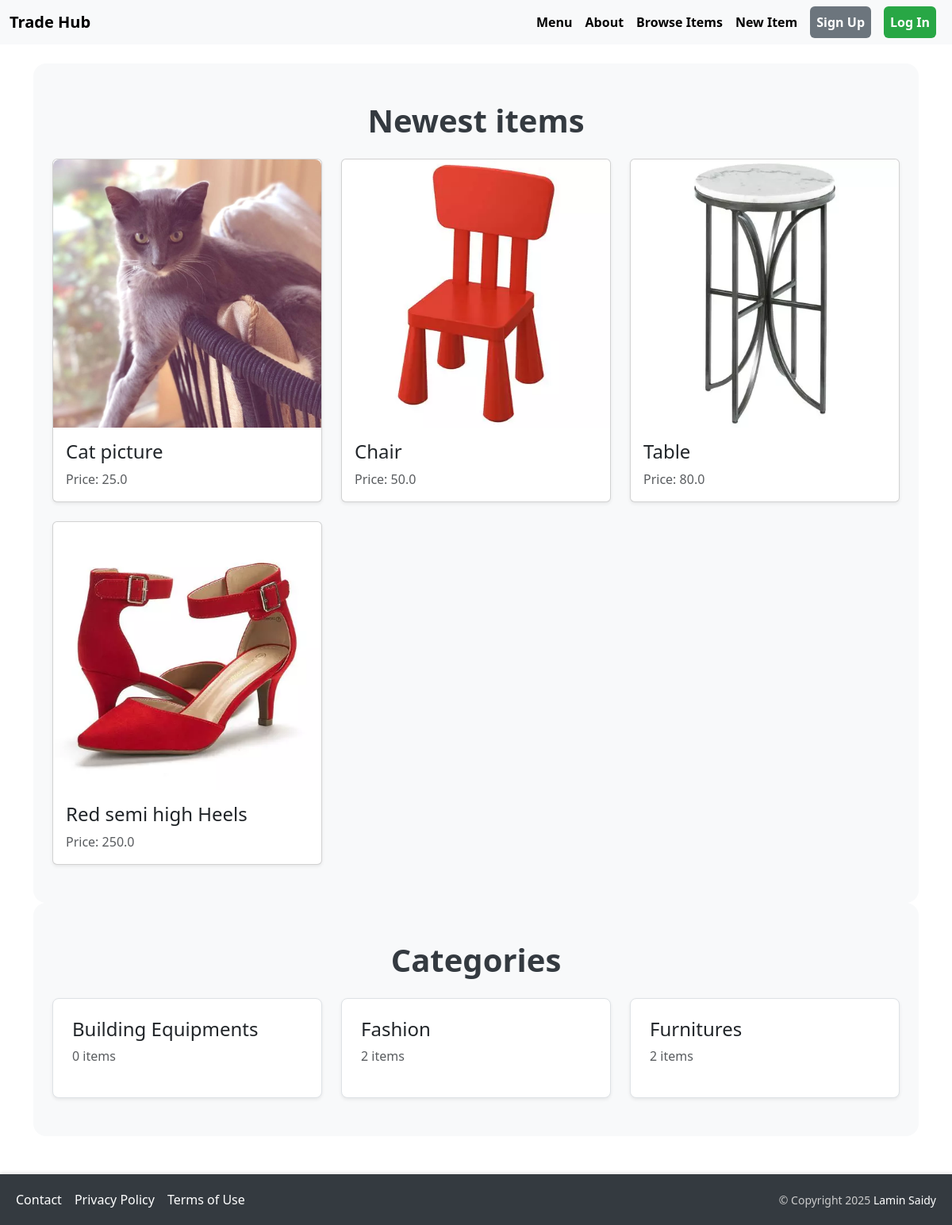
The page / on the database its author committed.
### item/models.py (models this page shows, shortened)
class Item(models.Model):
    category = models.ForeignKey(Category, related_name='items', on_delete=models.CASCADE)
    name = models.CharField(max_length=255)
    description = models.TextField(blank=True, null=True)
    price = models.FloatField()
    image = models.ImageField(upload_to='item_images', blank=True, null=True)
    is_sold = models.BooleanField(default=False)
    created_by = models.ForeignKey(User, related_name='items', on_delete=models.CASCADE)
    created_at = models.DateTimeField(auto_now_add=True)

class Category(models.Model):
    name = models.CharField(max_length=255)
    class Meta:
        ordering = ('name',)
        verbose_name_plural = 'Categories'

### products/views.py (the view)
# urls.py: path('', views.index, name='index'),
def index(request):
    items = Item.objects.filter(is_sold=False)[0:6]
    categories = Category.objects.all()
    return render(request, 'products/index.html', {
        'categories': categories,
        'items': items,
    })

### products/templates/products/index.html (shortened to what this page needs)
{% extends 'products/base.html' %}
{% load static %}
{% block content %}
<div class="mt-6 px-4 py-5 section-bg">
  <h2 class="mb-4 text-center section-title">Newest items</h2>
  <div class="row row-cols-1 row-cols-md-3 g-4">
    {% for item in items %}
    <div class="col">
      <a href="{% url 'item:detail' item.id %}" class="text-decoration-none text-reset">
        <div class="card h-100 shadow-sm">
          {% if item.image %}
            <img
              src="{{ item.image.url }}"
              class="card-img-top rounded-top-3"
              alt="{{ item.name }}"
              onerror="this.onerror=null; this.src='{% static 'images/default-image.jpg' %}';"
            />
          {% else %}
            <div class="card-img-top rounded-top-3 bg-light d-flex align-items-center justify-content-center" style="height: 200px;">
              <p class="text-muted">No image available</p>
            </div>
          {% endif %}
          <div class="card-body">
            <h2 class="card-title h4">{{ item.name }}</h2>
            <p class="card-text text-muted">Price: {{ item.price }}</p>
          </div>
        </div>
      </a>
    </div>
    {% endfor %}
  </div>
</div>
<div class="mt-6 px-4 py-5 section-bg">
  <h2 class="mb-4 text-center section-title">Categories</h2>
  <div class="row row-cols-1 row-cols-md-3 g-4">
    {% for category in categories %}
    <div class="col">
      <a href="#" class="text-decoration-none text-reset">
        <div class="p-4 bg-white border rounded-3 shadow-sm">
          <h2 class="h4">{{ category.name }}</h2>
          <p class="text-muted">{{ category.items.count }} items</p>
        </div>
      </a>
    </div>
    {% endfor %}
  </div>
</div>
{% endblock %}

### products/templates/products/base.html (style rules this page uses)
html, body { height: 100%; margin: 0; }

### products/templates/products/index.html (style rules this page uses)
.section-title { font-weight: bolder; font-size: 2.5rem; color: #343a40; }
.section-bg { background-color: #f8f9fa; border-radius: 1rem; padding: 2rem; }

### rows shown on the page
Item: image (picture), name "Cat picture", price "25.0"
Item: image (picture), name "Chair", price "50.0"
Item: image (picture), name "Table", price "80.0"
Item: image (picture), name "Red semi high Heels", price "250.0"
Category: name "Building Equipments", items.count "0"
Category: name "Fashion", items.count "2"
Category: name "Furnitures", items.count "2"
